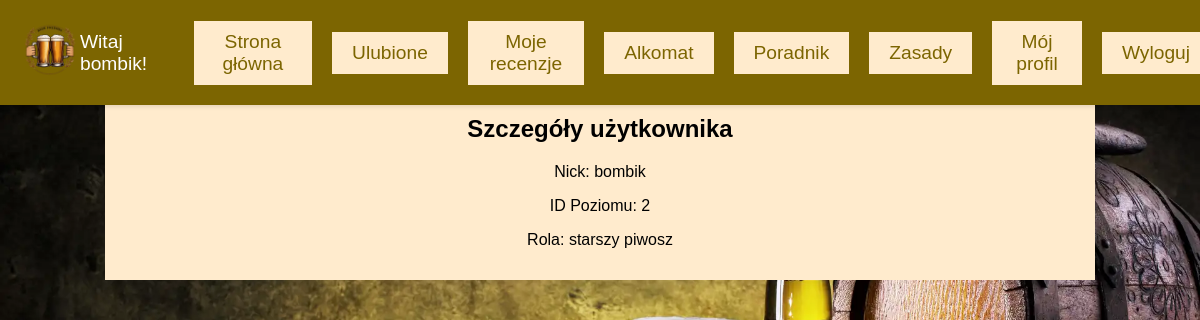
Page /userDetails.php?id=18 (signed in) on the committed database.
### tables this page shows
CREATE TABLE `uzytkownicy` (
  `id` int(10) UNSIGNED NOT NULL,
  `login` varchar(50) NOT NULL,
  `haslo` varchar(50) NOT NULL,
  `email` varchar(50) NOT NULL,
  `idPoziomu` int(10) UNSIGNED NOT NULL,
  `liczbaRecenzji` int(50) NOT NULL
);

CREATE TABLE `poziom` (
  `id` int(10) UNSIGNED NOT NULL,
  `rola` varchar(50) NOT NULL
);

### userDetails.php (the view, shortened to what this page needs)
<?php
require("menu.php");
$id = $_GET['id'];
$sql = "SELECT u.login, u.idPoziomu, p.rola
        FROM uzytkownicy u
        JOIN poziom p ON u.idPoziomu = p.id
        WHERE u.id = ?";
$stmt = $conn->prepare($sql);
$stmt->bind_param("i", $id);
$stmt->execute();
$result = $stmt->get_result();
if ($result->num_rows > 0) {
    $user = $result->fetch_assoc();
} else {
    echo "Użytkownik nie znaleziony.";
    exit;
}
?>
<!DOCTYPE html>
<html>
<head>
    <link rel="stylesheet" href="piwo.css">
</head>
<body>
    <section>
    <h1>Szczegóły użytkownika</h1>
    <p>Nick: <?= htmlspecialchars($user['login']) ?></p>
    <p>ID Poziomu: <?= htmlspecialchars($user['idPoziomu']) ?></p>
    <p>Rola: <?= htmlspecialchars($user['rola']) ?></p>
</section>
</body>
</html>

### piwo.css (style rules this page uses)
body { background-image: url('background.jpg'); background-size: cover; background-repeat: no-repeat; margin: 0; padding-top: 80px; }
section { background-color: blanchedalmond; font-family: Arial, Helvetica, sans-serif; align-items: center; justify-content: center; text-align: center; padding: 15px; margin-left: auto; margin-right: auto; width: 80%; }

### rows in the picture
uzytkownicy: login "bombik", idPoziomu "2", idPoziomu.rola "starszy piwosz"

### other values in the picture
$_SESSION["login"] "bombik"
